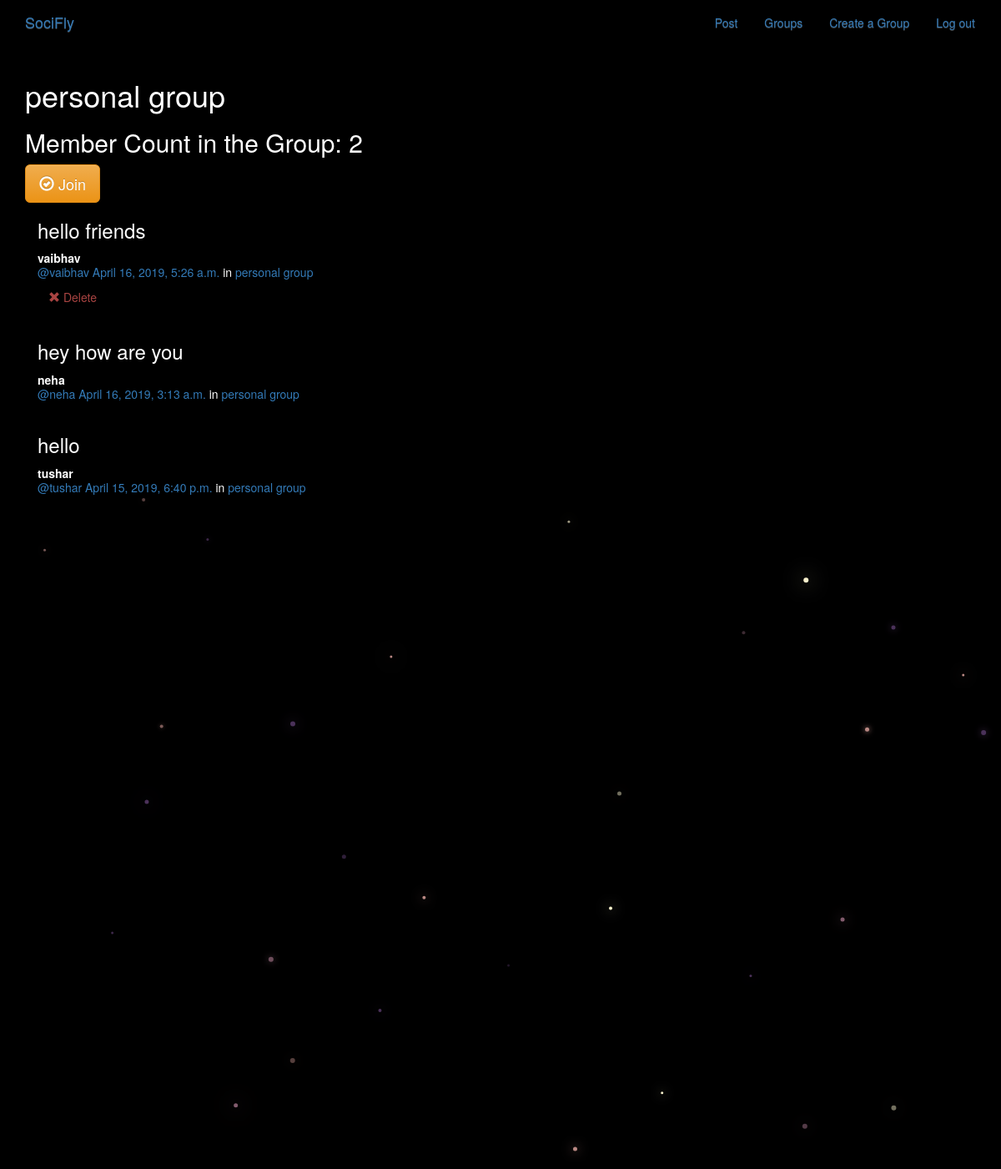
The app's page /groups/posts/in/personal-group/ (signed in) with its own data.
### groups/models.py (models this page shows, shortened)
class Group(models.Model):
    name = models.CharField(max_length=255, unique=True) #name of group
    slug = models.SlugField(allow_unicode=True, unique=True) #group will have a slug
    description = models.TextField(blank=True, default='')  #group ka description
    description_html = models.TextField(editable=False, default='', blank=True) #html version of description
    members = models.ManyToManyField(User,through="GroupMember")
    class Meta:
        ordering = ["name"]

### posts/models.py (models this page shows, shortened)
class Post(models.Model):
    user = models.ForeignKey(User, related_name="posts",on_delete=models.PROTECT)
    created_at = models.DateTimeField(auto_now=True)
    message = models.TextField()
    message_html = models.TextField(editable=False) #so that people cant edit the html feild
    group = models.ForeignKey(Group, related_name="posts",null=True, blank=True,on_delete=models.PROTECT)
    class Meta:
        ordering = ["-created_at"]  #- sign to dat we can see in decending order
        unique_together = ["user", "message"]

### groups/views.py (the view)
# urls.py: url(r"^posts/in/(?P<slug>[-\w]+)/$",views.SingleGroup.as_view(),name="single"),
class SingleGroup(generic.DetailView): #detail of the group
    model = Group

### groups/templates/groups/group_detail.html
{% extends "groups/group_base.html" %}
{% block pregroup %}
<h1>{{group.name}}</h1>
<h2> Member Count in the Group: {{group.members.count}}</h2>
  <div class="content">
				{% if user in group.members.all %}
					<a href="{% url 'groups:leave' slug=group.slug %}" class="btn btn-lg btn-fill btn-warning"><span class="glyphicon glyphicon-remove-circle"></span> Leave!</a>
				{% else %}
					<a href="{% url 'groups:join' slug=group.slug %}" class="btn btn-lg btn-fill btn-warning"><span class="glyphicon glyphicon-ok-circle"></span> Join</a>
				{% endif %}
</div>
{% endblock %}
{% block group_content %}
<div class="col-md-8">
	{% if group.posts.count == 0 %}
	<h2>No posts in this group yet!</h2>
	{% else %}
		{% for post in group.posts.all %}
			{% include "posts/_post.html" %}
		{% endfor %}
	{% endif %}
</div>
{% endblock %}

### posts/templates/posts/_post.html
<div class="post media">
	<h3>{{ post.message_html|safe }}</h3>
	<div class="media-body">
		<strong>{{ post.user.username }}</strong>
		<h5 class="media-heading">
			<span class="username"><a href="{% url 'posts:for_user' username=post.user.username %}">@{{ post.user.username }}</a></span>
			<time class="time"><a href="{% url 'posts:single' username=post.user.username pk=post.pk %}">{{ post.created_at }}</a></time>
			{% if post.group %}
			<span class="group-name">in <a href="#">{{ post.group.name }}</a></span>
			{% endif %}
		</h5>
		<div class="media-footer">
			{% if user.is_authenticated and post.user == user and not hide_delete %}
				<a href="{% url 'posts:delete' pk=post.pk %}" title="delete" class="btn btn-simple">
					<span class="glyphicon glyphicon-remove text-danger" aria-hidden="true"></span>
					<span class="text-danger icon-label">Delete</span>
				</a>
			{% endif %}
		</div>
	</div>
</div>

### static/simplesocial/css/master.css (style rules this page uses)
body { margin: 0; overflow: hidden; background-color: black; color: white; }

### records on screen
Group: name "personal group", members.count "2"
Post: message_html "hello friends", user.username "vaibhav", created_at "April 16, 2019, 5:26 a.m.", group.name "personal group", shows "Delete"
Post: message_html "hey how are you", user.username "neha", created_at "April 16, 2019, 3:13 a.m.", group.name "personal group"
Post: message_html "hello", user.username "tushar", created_at "April 15, 2019, 6:40 p.m.", group.name "personal group"
